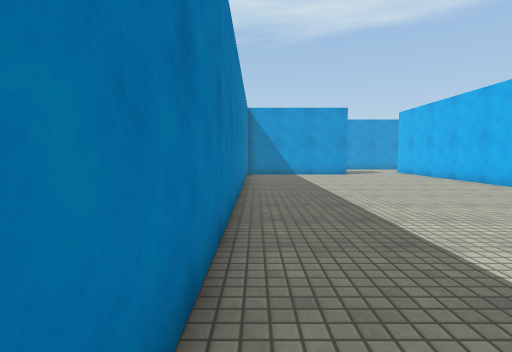
View 1 (above)

24 first-person views from a walk through a 3-D level made in the Unity game engine. The camera is 1.2 m above the floor, tilts 4° down and sees 80° across. Doors are open. The floor is counted in squares, 1 m on a side. Each view is taken from the middle of a square. On the plan, view 1 faces up. The plan holds only what a view shows up to about 13 squares ahead; the rest is blank. The place goes on beyond the plan. The player character is not drawn. Some animated figures are left out. Surface patterns are stand-ins for the level's own textures.

View 2
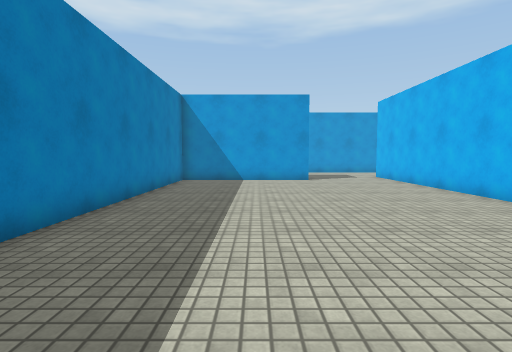

View 3
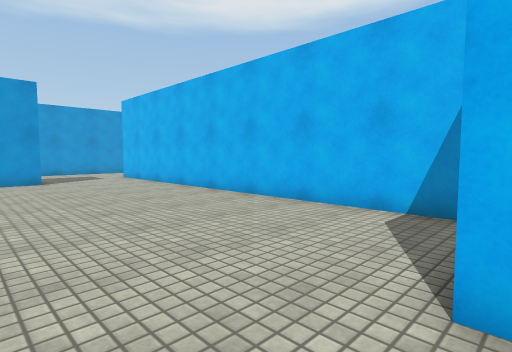

View 4
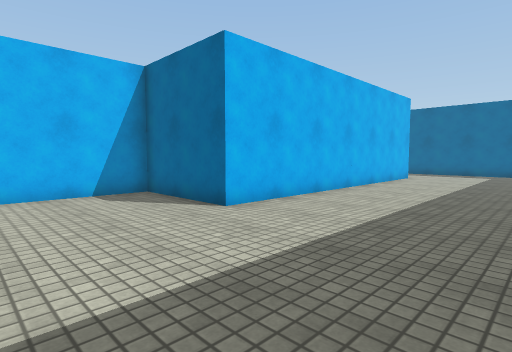

View 5
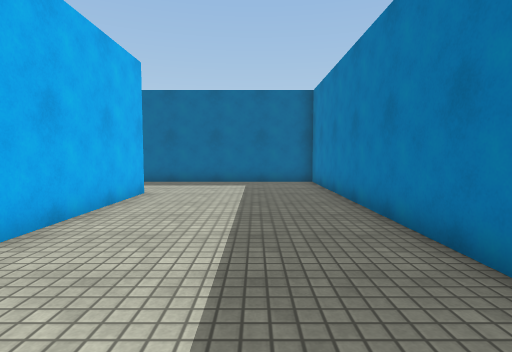

View 6
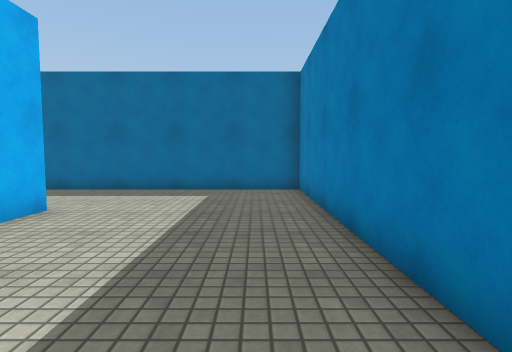

View 7
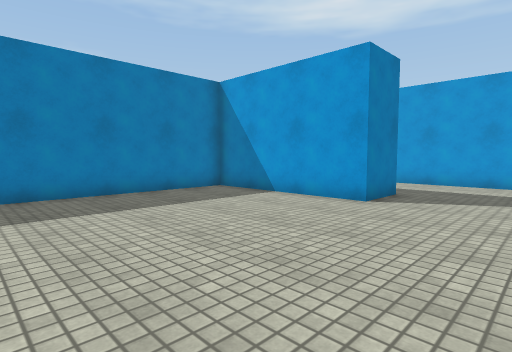

View 8
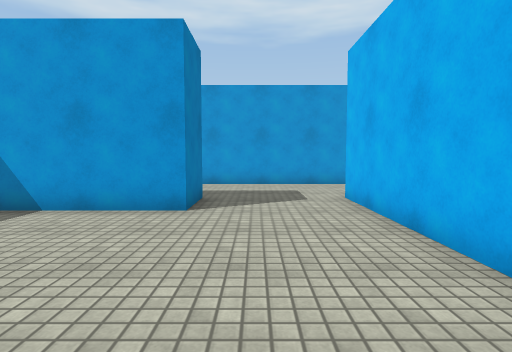

View 9
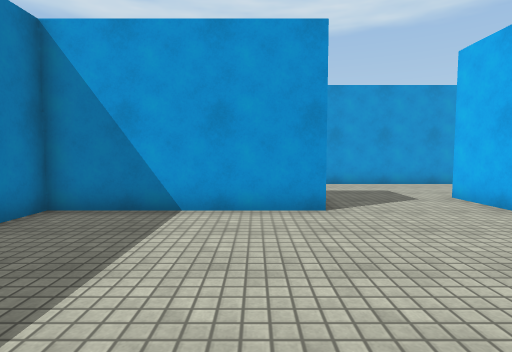

View 10
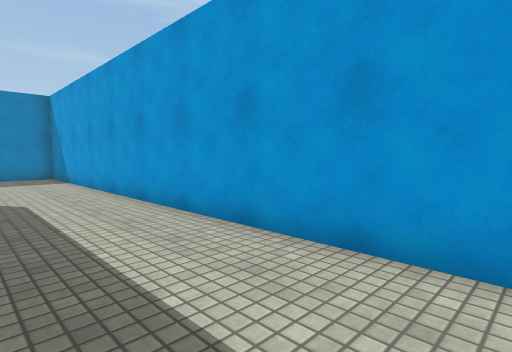

View 11
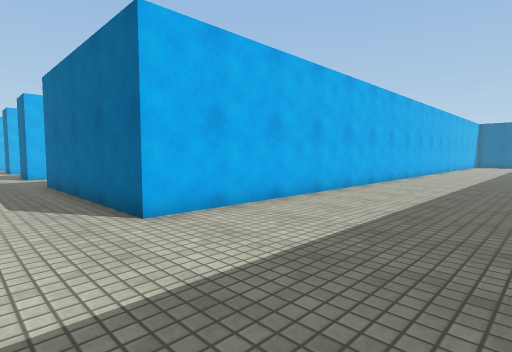

View 12
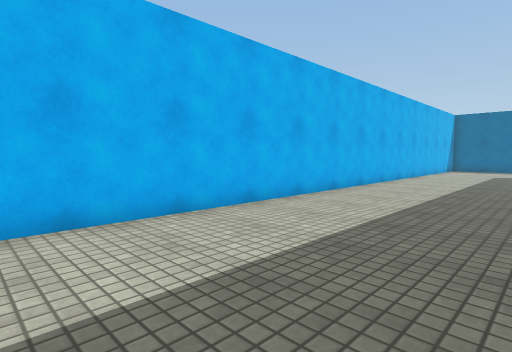

View 13
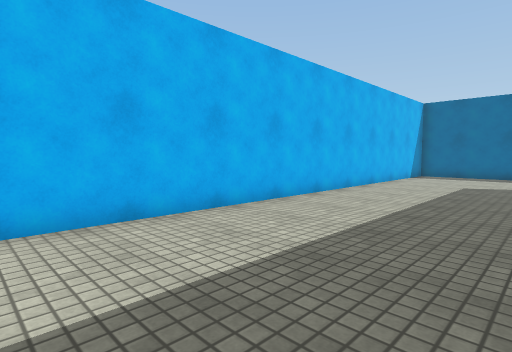

View 14
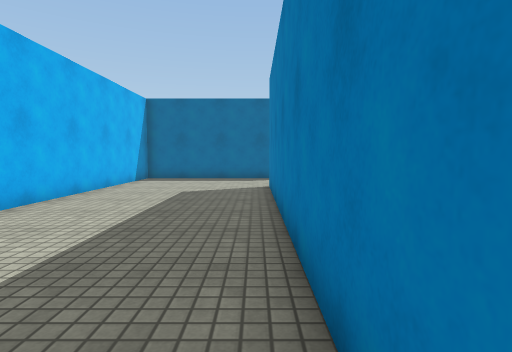

View 15
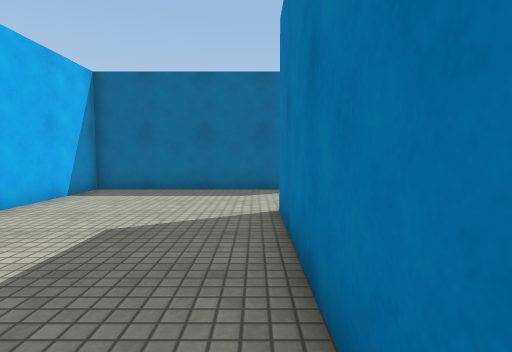

View 16
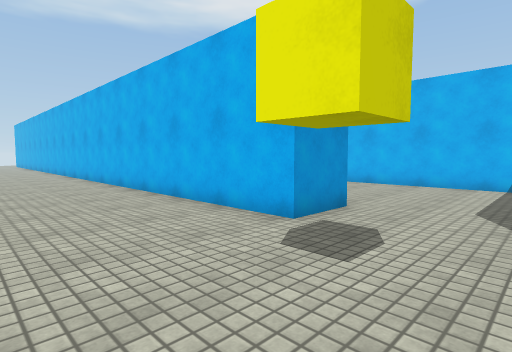

View 17
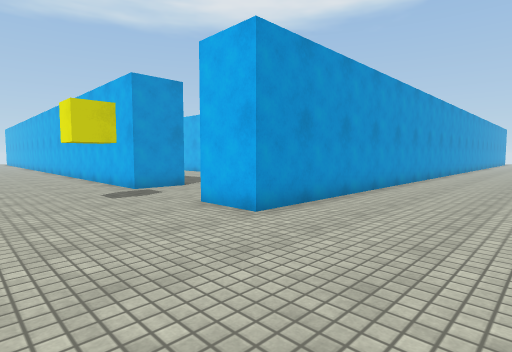

View 18
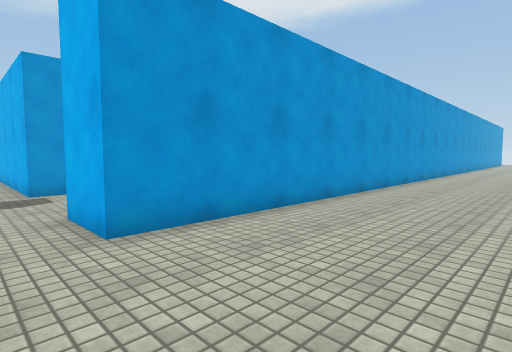

View 19
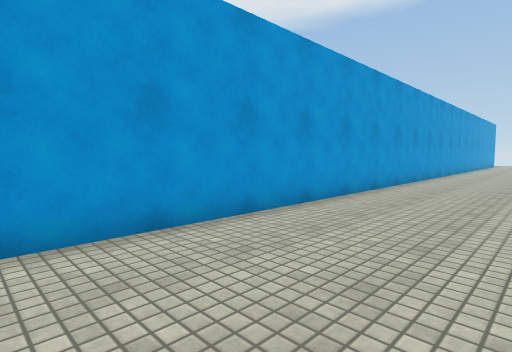

View 20
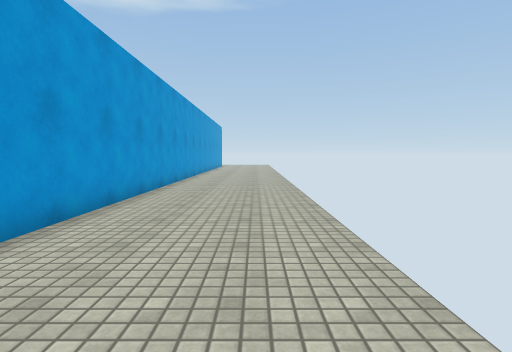

View 21
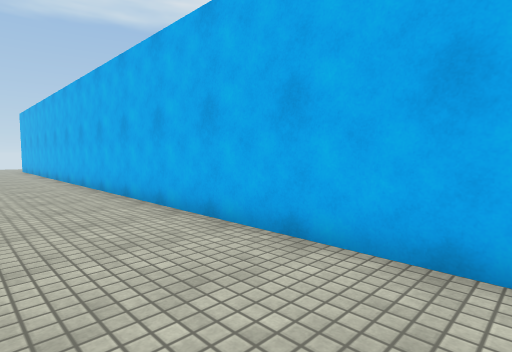

View 22
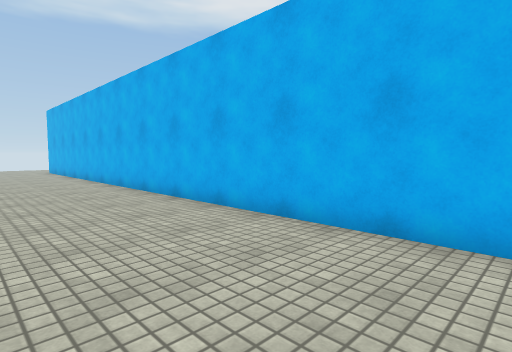

View 23
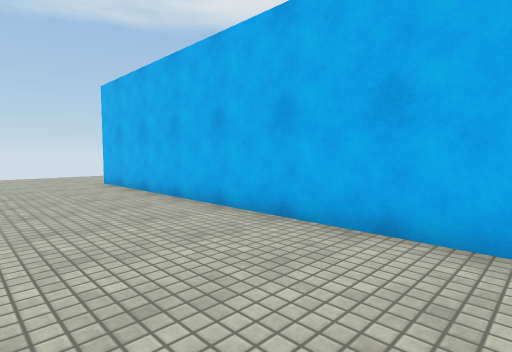

View 24
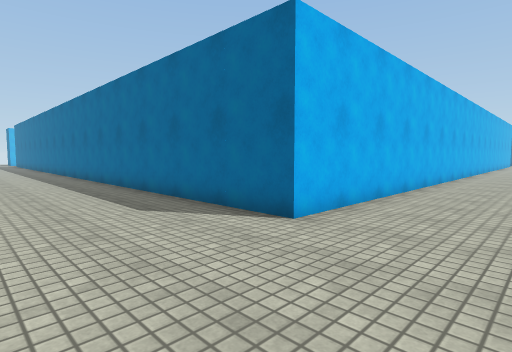

### Floor plan
Points are (right, up) in squares from view 1. A wall is a line through its corners. A room is listed if a view was taken in it or the views show most of it. See-through windows are left out.
Room 1 (views 1, 2, 3, 4, 5, 6, 7, 8, 9, 10)
walls: (5.5, 20.5) (5.5, 18.5) (-0.5, 18.5) (-0.5, -11.5) (6.4, -11.5); (5.5, -7.5) (5.5, 4.5) (9.5, 4.5) (9.5, 20.5); (10.5, 24.5) (4.5, 24.5)
ways out: open door at (4.5, 22.5) to room 2; open door at (6.5, -9.5)
Room 2 (views 11, 12, 13, 14, 15, 16, 17, 18, 19, 20, 21, 22, 23, 24)
walls: (-8.5, 3.5) (-8.5, -7.5) (-10.5, -7.5) (-10.5, 26.5) (0, 26.5); (-8.9, -11.5) (-2.5, -11.5) (-2.5, 20.5) (5.5, 20.5); (4.5, 24.5) (-6, 24.5); (10.5, -13.5) (-10.5, -13.5) (-10.5, -11.5)
ways out: open door at (4.5, 22.5) to room 1

Positions as (right, up) in squares from view 1, and headings:
1: (0, 0), facing up
2: (3, 4), facing up
3: (3, 4), facing up-right
4: (0, 9), facing down-right
5: (2, 2), facing down
6: (1, -1), facing down
7: (9, 11), facing up-left
8: (7, 12), facing up
9: (4, 12), facing up
10: (9, 21), facing up-left
11: (-8, 23), facing down-right
12: (-8, 14), facing down-right
13: (-8, 7), facing down-right
14: (-8, 4), facing down
15: (-8, -1), facing down
16: (-15, -11), facing up-right
17: (-15, -18), facing up-right
18: (-12, -18), facing up-right
19: (-7, -18), facing up-right
20: (-2, -17), facing right
21: (-14, 0), facing up-right
22: (-15, 3), facing up-right
23: (-15, 13), facing up-right
24: (-14, 31), facing down-right
